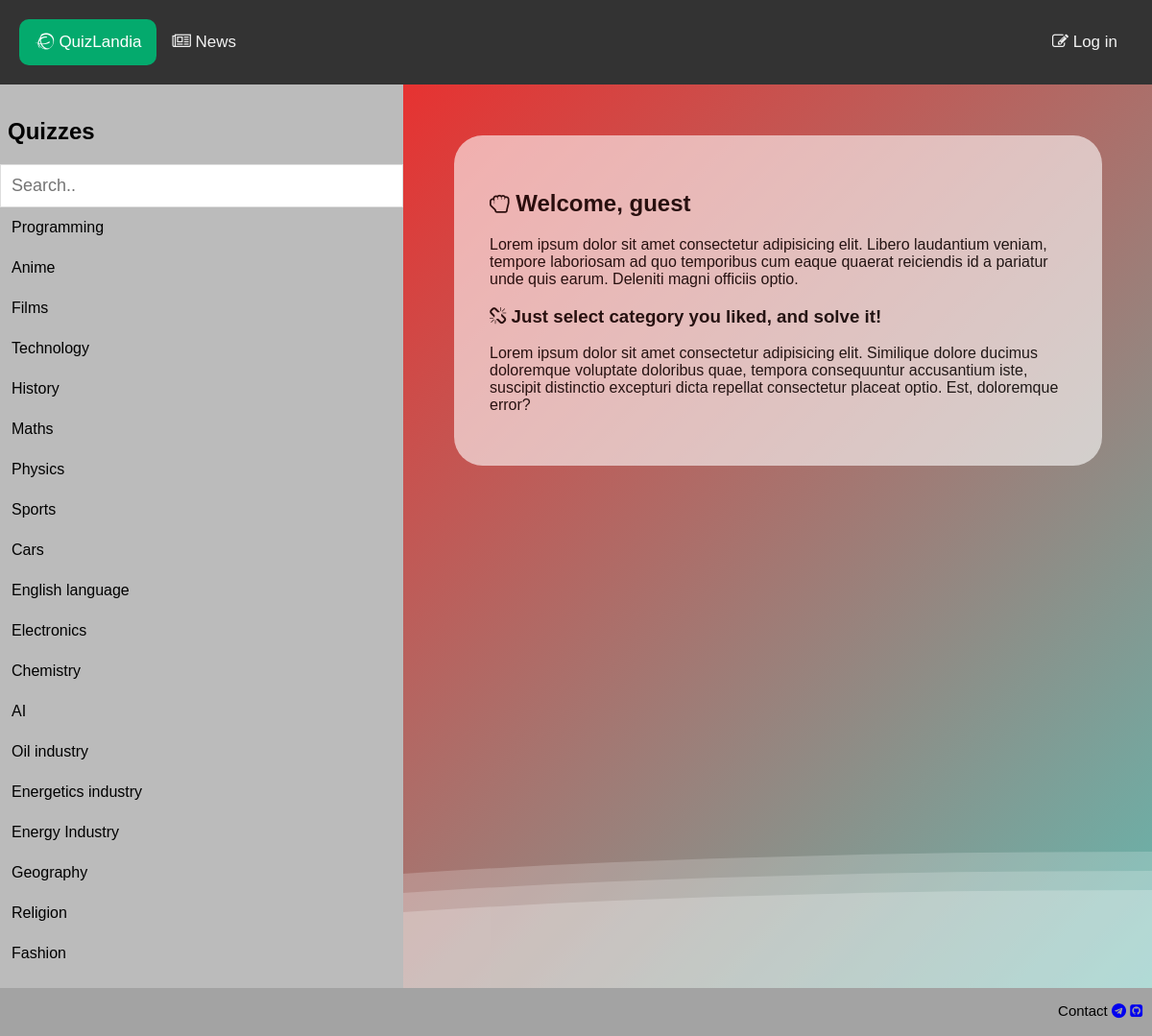
The page / on the database its author committed.
### quiz/models.py (models this page shows, shortened)
class Category(models.Model):
    title = models.CharField('Title', max_length=200)
    slug = models.SlugField('URL', unique=True)
    description = models.TextField('Description', blank=True)
    npp = models.PositiveSmallIntegerField('Sort', default=0)
    class Meta:
        db_table = 'categories'
        verbose_name = 'category'
        verbose_name_plural = 'categories'
        ordering = ('npp', )
    def get_absolute_url(self):
        return reverse('category', kwargs={'category_slug': self.slug})

### quiz/views.py (the view)
# urls.py: path('', index_view, name='index'),
def index_view(request):
    categories = Category.objects.all()
    context = {
        'title': 'Main page',
        'categories': categories
    }
    return render(request, 'quiz/index.html', context=context)

### quiz/templates/quiz/index.html (shortened to what this page needs)
{% extends 'base.html' %}
{% load static %}
{% block content %}
    <div class="row">
        <div class="left" style="background-color:#bbb; height: 100%;">
            <h2>Quizzes</h2>
            <form action="{% url 'search_results' %}" method="get">
                <input name="q" type="text" id="mySearch" onkeyup="myFunction()" placeholder="Search.." title="Type in a category">
            </form>
            <ul id="myMenu">
            {% for category in categories %}
                <li>
                    <a href="{{ category.get_absolute_url }}">
                       {{ category.title }}
                    </a>
                </li>
            {% endfor %}
        </div>
        <div class="right">
            <div>
                {% if user.username %}
                    <h2><i class="fa fa-hand-rock-o" aria-hidden="true"></i> Welcome, {{user.username}}</h2>
                {% else %}
                    <h2><i class="fa fa-hand-rock-o" aria-hidden="true"></i> Welcome, guest</h2>
                {% endif %}
                <p>Lorem ipsum dolor sit amet consectetur adipisicing elit. Libero laudantium veniam, tempore laboriosam ad quo temporibus cum eaque quaerat reiciendis id a pariatur unde quis earum. Deleniti magni officiis optio.</p>
                <h3><i class="fa fa-chain-broken" aria-hidden="true"></i> Just select category you liked, and solve it!</h3>
                <p>Lorem ipsum dolor sit amet consectetur adipisicing elit. Similique dolore ducimus doloremque voluptate doloribus quae, tempora consequuntur accusantium iste, suscipit distinctio excepturi dicta repellat consectetur placeat optio. Est, doloremque error?</p>
            </div>
        </div>
        <div>
            <div class="wave"></div>
            <div class="wave"></div>
            <div class="wave"></div>
        </div>
    </div>
{% endblock %}

### static/style.css (style rules this page uses)
body { background-color: #fff; font-family:'Segoe UI', Tahoma, Geneva, Verdana, sans-serif }

### quiz/templates/quiz/index.html (style rules this page uses)
body { font-family: Arial, Helvetica, sans-serif; }
* { box-sizing: border-box; }
.row { display: flex; }
.left { flex: 35%; padding: 15px 0; height: 1000px; }
.left h2 { padding-left: 8px; }
.right { flex: 65%; padding: 15px; opacity: 80%; }
.right div { border-radius: 30px; background-color: rgba(255, 255, 255, 0.75); padding: 5%; margin: 5%; height: max-content; }
#mySearch { width: 100%; font-size: 18px; padding: 11px; border: 1px solid #ddd; }
#myMenu { list-style-type: none; padding: 0; margin: 0; }
#myMenu li a { padding: 12px; text-decoration: none; color: black; display: block }
body { margin: auto; font-family: -apple-system, BlinkMacSystemFont, sans-serif; overflow: auto; background: linear-gradient(315deg, rgba(101,0,94,1) 3%, rgba(60,132,206,1) 38%, rgba(48,238,226,1) 68%, rgba(255,25,25,1) 98%); animation: gradient 10s ease infinite; background-size: 400% 400%; background-attachment: fixed; }
.wave { background: rgb(255 255 255 / 25%); border-radius: 1000% 1000% 0 0; position: fixed; width: 200%; height: 12em; animation: wave 10s -3s linear infinite; transform: translate3d(0, 0, 0); opacity: 0.8; bottom: 0; left: 0; z-index: -1; }
.wave:nth-of-type(2) { bottom: -1.25em; animation: wave 18s linear reverse infinite; opacity: 0.8; }
.wave:nth-of-type(3) { bottom: -2.5em; animation: wave 20s -1s reverse infinite; opacity: 0.9; }

### templates/base.html (style rules this page uses)
body { font-family:'Lucida Sans', 'Lucida Sans Regular', 'Lucida Grande', 'Lucida Sans Unicode', Geneva, Verdana, sans-serif; margin: 0; }

### rows shown on the page
Category: title "Programming"
Category: title "Anime"
Category: title "Films"
Category: title "Technology"
Category: title "History"
Category: title "Maths"
Category: title "Physics"
Category: title "Sports"
Category: title "Cars"
Category: title "English language"
Category: title "Electronics"
Category: title "Chemistry"
Category: title "AI"
Category: title "Oil industry"
Category: title "Energetics industry"
Category: title "Energy Industry"
Category: title "Geography"
Category: title "Religion"
Category: title "Fashion"
